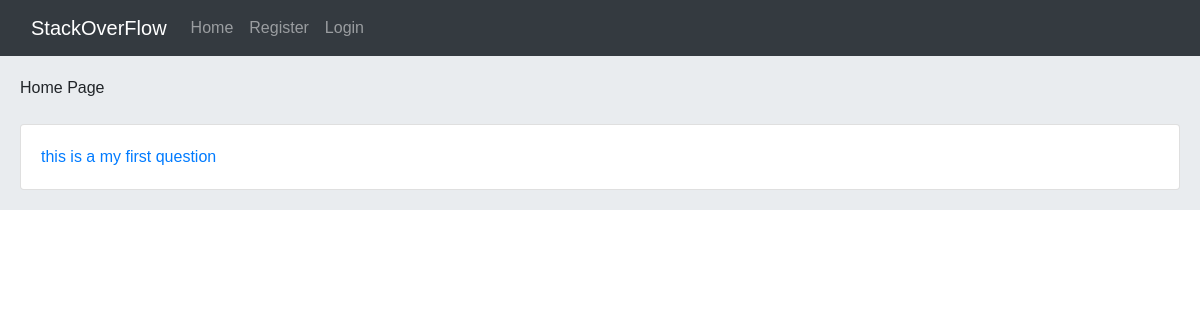
Before: / with the older database file.
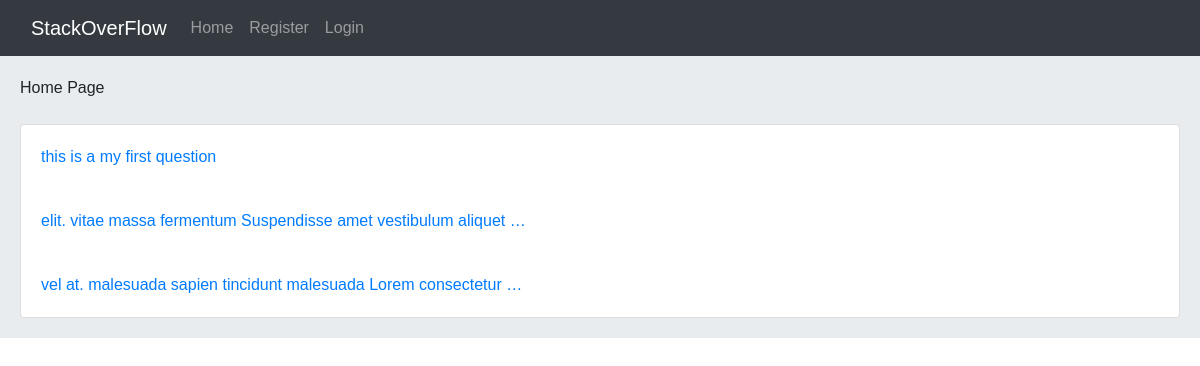
After: the same page with the newer database file.
### home/models.py (models this page shows, shortened)
class Post(models.Model):
    user = models.ForeignKey(User, on_delete=models.CASCADE)
    body = models.TextField()
    slug = models.SlugField(unique=True)
    created = models.DateTimeField(auto_now_add=True)
    updated = models.DateTimeField(auto_now=True)

### home/views.py (the view)
# urls.py: path('', views.HomeView.as_view(), name='home'),
class HomeView(View):
    def get(self, request):
        posts = Post.objects.all()
        return render(request, 'home/index.html', {'posts': posts})

### home/templates/home/index.html (shortened to what this page needs)
{% extends "_base.html" %}
{% block content %}
    Home Page
    <br>
    <br>
    <div class="card">
        {% for post in posts %}
            <a href="{% url 'home:post-detail' post.id post.slug%}" class="card-body">{{ post.body|truncatewords:8 }}</a>
        {% endfor %}
    </div>
{% endblock content %}

Changed rows visible on the page:
added Post: body "elit. vitae massa fermentum Suspendisse amet vestibulum aliquet …"
added Post: body "vel at. malesuada sapien tincidunt malesuada Lorem consectetur …"
